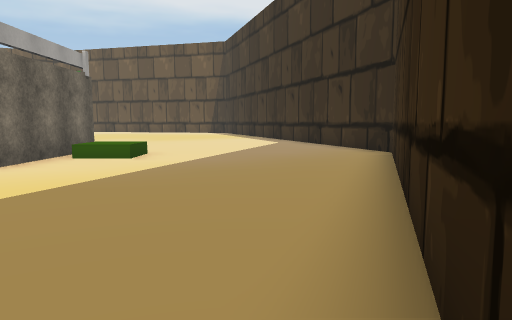
[1] (above)

24 first-person views from a walk through a Unity game level. The camera is 1.5 m above the floor, tilts 6° down and sees 70° across. The floor is counted in squares, 2 m on a side. Each view is taken from the middle of a square. On the plan, view 1 faces up. The plan holds only what a view shows up to about 11 squares ahead; the rest is blank. The place goes on beyond the plan. Some surface patterns are stand-ins.

[2]
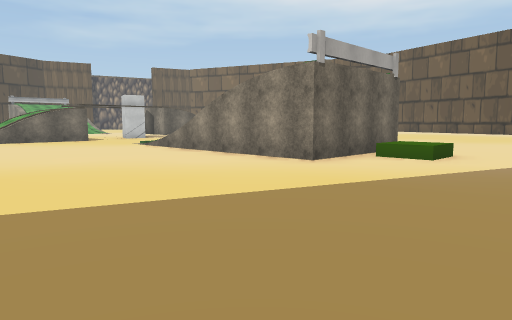

[3]
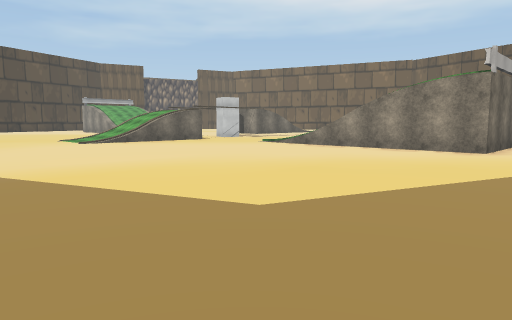

[4]
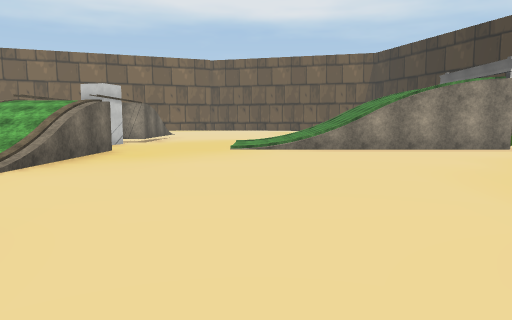

[5]
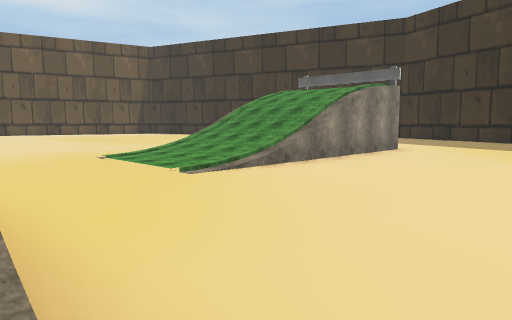

[6]
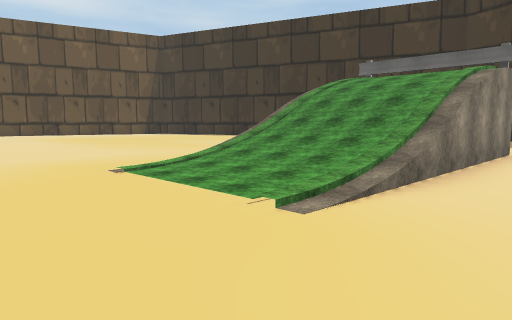

[7]
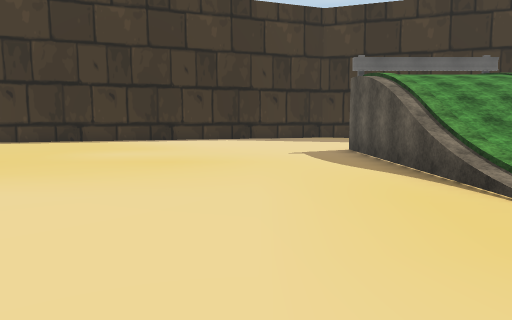

[8]
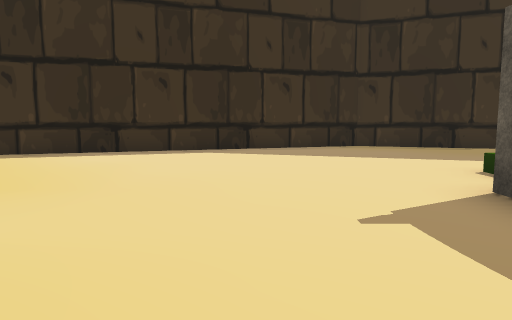

[9]
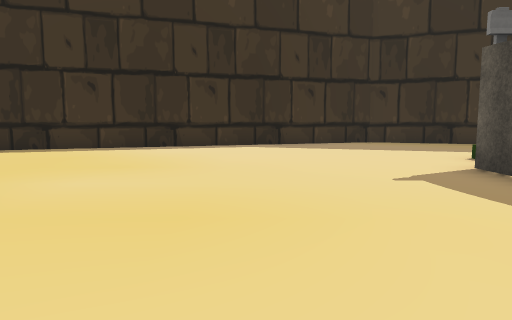

[10]
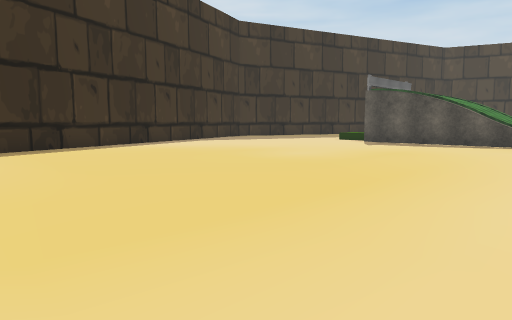

[11]
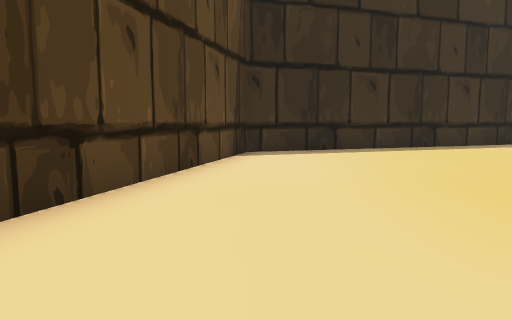

[12]
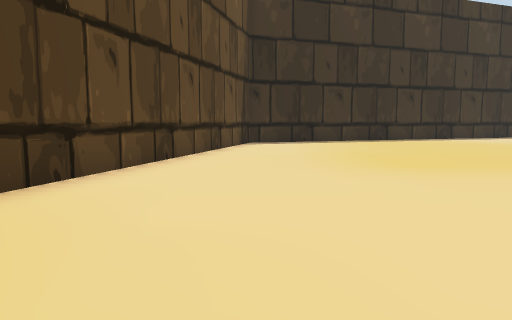

[13]
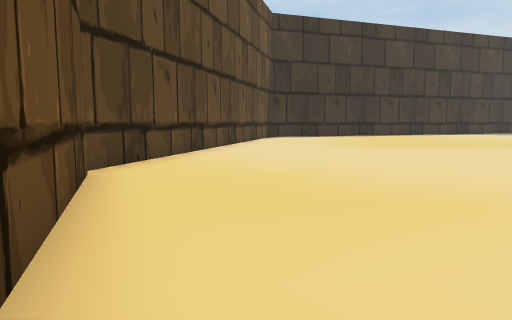

[14]
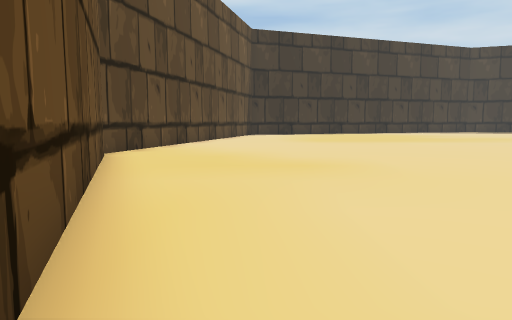

[15]
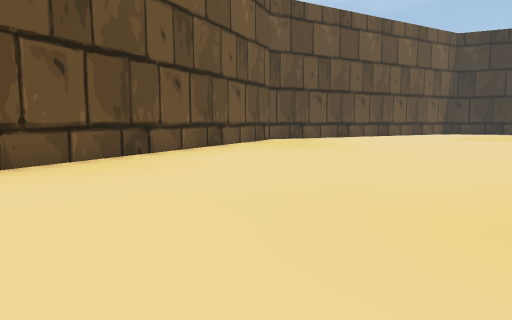

[16]
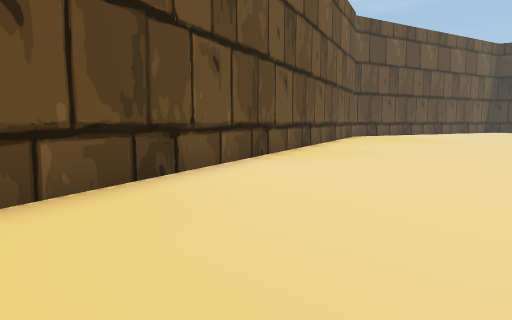

[17]
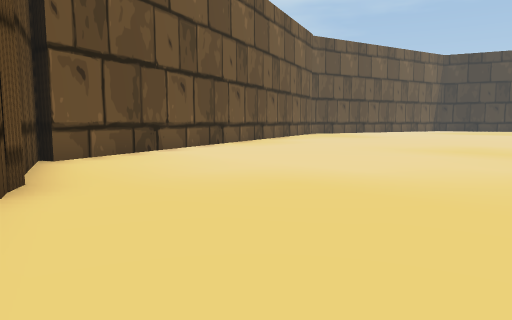

[18]
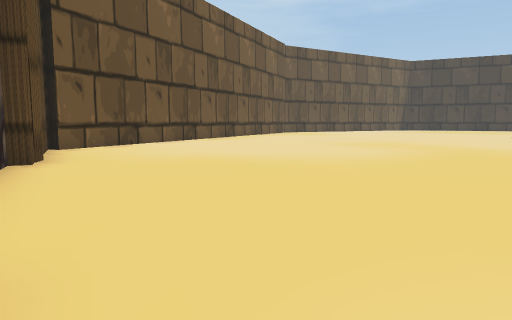

[19]
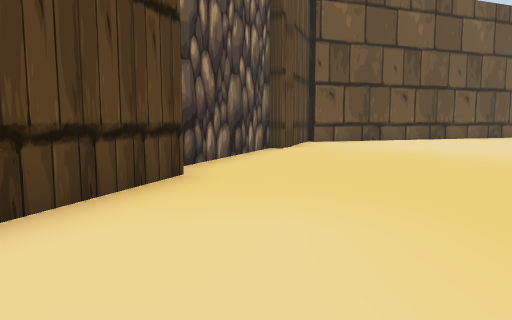

[20]
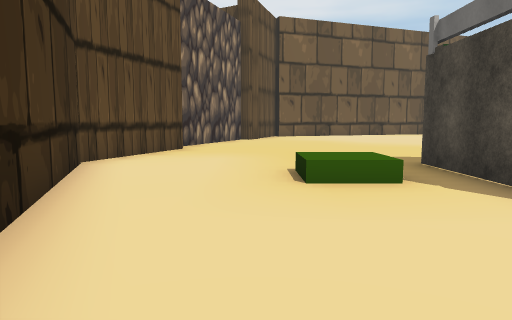

[21]
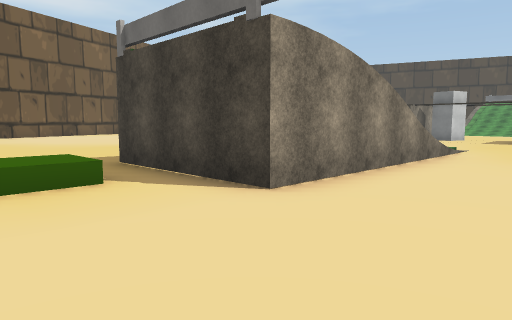

[22]
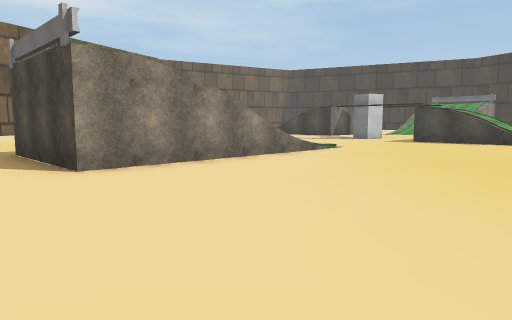

[23]
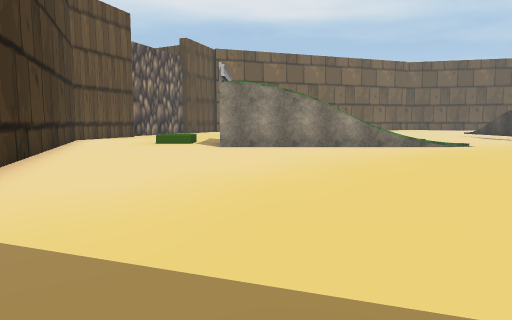

[24]
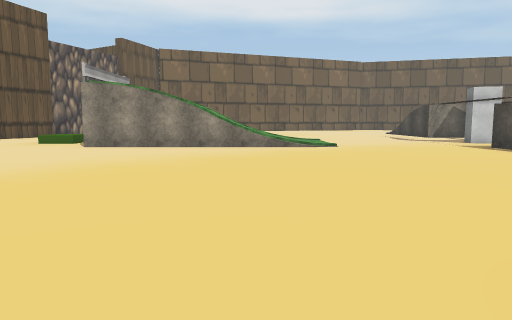

### Floor plan
Key: @ floor where view 1 was taken; # wall or solid block; . main floor; : floor 3.75 m higher than the main floor; / step, stairs or slope; O other object.
Columns run from 35 left of view 1 to 4 right of it. Each row starts with its distance up from view 1.
 28                    ####
 27                 ####..#####
 26               ###.........#####
 25            ####...............####
 24         ####.....................##
 23      ####.........................#
 22    ###............................#
 21    #..............................##
 20    #...............................#
 19   ##...............................#
 18  ##...............  .... ..........##
 17  #.............       .. ...........#
 16  #.............        .............#
 15 #............          .............##
 14 #.............        ...............#
 13 #.............        ...............##
 12 #.........           .................#
 11 #.... ..              ................#
 10 #.... .               ................##
  9 #.....#              ...///////........#
  8 #...O.#              ...//////:OO.....##
  7 #.....#             ....//////:O......#
  6 ##....#///////..... ....///////#......#
  5  #................///................##
  4  #................///................#
  3  ##............... //................#
  2   #...............  /...............##
  1   #.............    /...............#
  0     ............     ..............@
 -1     ...........      .............
 -2      .........       .............
 -3      .........         ...........
 -4       ... ...           .     ....
 -5        .   .

Positions as (right, up) in squares from view 1, and headings:
1: (0, 0), facing up
2: (0, 0), facing up-left
3: (-2, -4), facing up-left
4: (-11, -4), facing up
5: (-15, 1), facing up-right
6: (-14, 4), facing up-right
7: (-14, 12), facing right
8: (-8, 12), facing right
9: (-10, 13), facing right
10: (-11, 22), facing down-right
11: (-11, 24), facing right
12: (-15, 24), facing right
13: (-20, 25), facing right
14: (-23, 24), facing right
15: (-26, 17), facing up-right
16: (-31, 18), facing up-right
17: (-33, 14), facing up-right
18: (-34, 11), facing up-right
19: (-33, 8), facing up
20: (-32, 3), facing up
21: (-32, 3), facing up-right
22: (-31, 0), facing up-right
23: (-28, -5), facing up
24: (-24, -5), facing up
